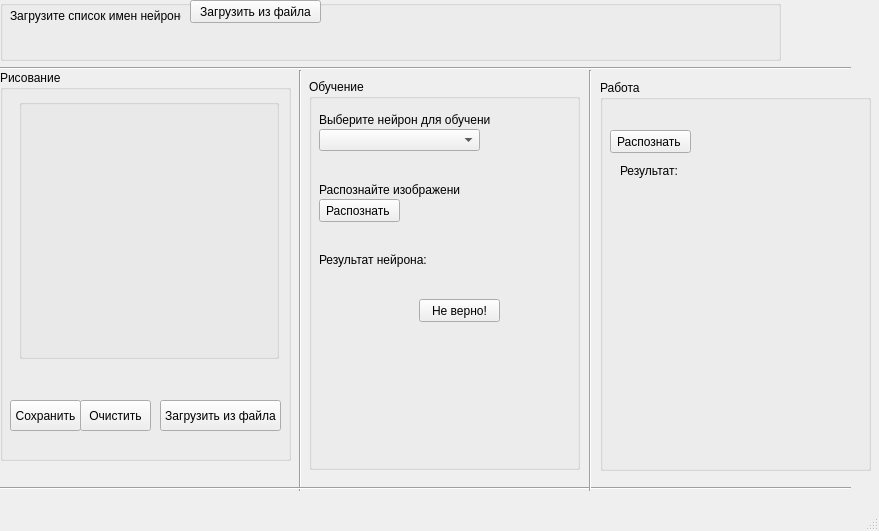
<?xml version="1.0" encoding="UTF-8"?>
<ui version="4.0">
 <class>OneLayerNeuralNetwork</class>
 <widget class="QMainWindow" name="OneLayerNeuralNetwork">
  <property name="geometry">
   <rect>
    <x>0</x>
    <y>0</y>
    <width>879</width>
    <height>531</height>
   </rect>
  </property>
  <property name="sizePolicy">
   <sizepolicy hsizetype="Fixed" vsizetype="Fixed">
    <horstretch>0</horstretch>
    <verstretch>0</verstretch>
   </sizepolicy>
  </property>
  <property name="windowTitle">
   <string>MainWindow</string>
  </property>
  <property name="autoFillBackground">
   <bool>true</bool>
  </property>
  <widget class="QWidget" name="centralwidget">
   <widget class="QGroupBox" name="PaintingBox">
    <property name="geometry">
     <rect>
      <x>0</x>
      <y>70</y>
      <width>291</width>
      <height>391</height>
     </rect>
    </property>
    <property name="title">
     <string>Рисование</string>
    </property>
    <widget class="QPushButton" name="savePictureButton">
     <property name="geometry">
      <rect>
       <x>10</x>
       <y>330</y>
       <width>71</width>
       <height>31</height>
      </rect>
     </property>
     <property name="text">
      <string>Сохранить</string>
     </property>
    </widget>
    <widget class="QPushButton" name="cleanPitureButton">
     <property name="geometry">
      <rect>
       <x>80</x>
       <y>330</y>
       <width>71</width>
       <height>31</height>
      </rect>
     </property>
     <property name="text">
      <string>Очистить</string>
     </property>
    </widget>
    <widget class="QPushButton" name="LoadPictureButton">
     <property name="geometry">
      <rect>
       <x>160</x>
       <y>330</y>
       <width>121</width>
       <height>31</height>
      </rect>
     </property>
     <property name="text">
      <string>Загрузить из файла</string>
     </property>
    </widget>
    <widget class="QGroupBox" name="groupBox">
     <property name="geometry">
      <rect>
       <x>19</x>
       <y>29</y>
       <width>260</width>
       <height>260</height>
      </rect>
     </property>
     <property name="title">
      <string/>
     </property>
     <widget class="QLabel" name="paintingLabel">
      <property name="geometry">
       <rect>
        <x>6</x>
        <y>2</y>
        <width>251</width>
        <height>251</height>
       </rect>
      </property>
      <property name="text">
       <string/>
      </property>
     </widget>
    </widget>
   </widget>
   <widget class="QGroupBox" name="loadSettingsBox">
    <property name="geometry">
     <rect>
      <x>0</x>
      <y>0</y>
      <width>781</width>
      <height>61</height>
     </rect>
    </property>
    <property name="title">
     <string/>
    </property>
    <widget class="QLabel" name="label">
     <property name="geometry">
      <rect>
       <x>10</x>
       <y>5</y>
       <width>171</width>
       <height>21</height>
      </rect>
     </property>
     <property name="text">
      <string>Загрузите список имен нейронов:</string>
     </property>
    </widget>
    <widget class="QLabel" name="resLoadSettingsLabel">
     <property name="geometry">
      <rect>
       <x>10</x>
       <y>30</y>
       <width>321</width>
       <height>16</height>
      </rect>
     </property>
     <property name="text">
      <string/>
     </property>
    </widget>
    <widget class="QPushButton" name="loadButton">
     <property name="geometry">
      <rect>
       <x>190</x>
       <y>0</y>
       <width>131</width>
       <height>23</height>
      </rect>
     </property>
     <property name="text">
      <string>Загрузить из файла</string>
     </property>
    </widget>
   </widget>
   <widget class="Line" name="line">
    <property name="geometry">
     <rect>
      <x>290</x>
      <y>70</y>
      <width>20</width>
      <height>421</height>
     </rect>
    </property>
    <property name="orientation">
     <enum>Qt::Vertical</enum>
    </property>
   </widget>
   <widget class="Line" name="line_2">
    <property name="geometry">
     <rect>
      <x>0</x>
      <y>60</y>
      <width>851</width>
      <height>16</height>
     </rect>
    </property>
    <property name="orientation">
     <enum>Qt::Horizontal</enum>
    </property>
   </widget>
   <widget class="Line" name="line_3">
    <property name="geometry">
     <rect>
      <x>0</x>
      <y>480</y>
      <width>851</width>
      <height>16</height>
     </rect>
    </property>
    <property name="orientation">
     <enum>Qt::Horizontal</enum>
    </property>
   </widget>
   <widget class="QGroupBox" name="Lerning">
    <property name="geometry">
     <rect>
      <x>309</x>
      <y>79</y>
      <width>271</width>
      <height>391</height>
     </rect>
    </property>
    <property name="title">
     <string>Обучение</string>
    </property>
    <widget class="QLabel" name="label_3">
     <property name="geometry">
      <rect>
       <x>10</x>
       <y>30</y>
       <width>171</width>
       <height>21</height>
      </rect>
     </property>
     <property name="text">
      <string>Выберите нейрон для обучения:</string>
     </property>
    </widget>
    <widget class="QComboBox" name="comboBox">
     <property name="geometry">
      <rect>
       <x>10</x>
       <y>50</y>
       <width>161</width>
       <height>22</height>
      </rect>
     </property>
    </widget>
    <widget class="QPushButton" name="recognizeForLerningButton">
     <property name="geometry">
      <rect>
       <x>10</x>
       <y>120</y>
       <width>81</width>
       <height>23</height>
      </rect>
     </property>
     <property name="text">
      <string>Распознать </string>
     </property>
    </widget>
    <widget class="QLabel" name="label_4">
     <property name="geometry">
      <rect>
       <x>10</x>
       <y>100</y>
       <width>141</width>
       <height>21</height>
      </rect>
     </property>
     <property name="text">
      <string>Распознайте изображение:</string>
     </property>
    </widget>
    <widget class="QLabel" name="label_5">
     <property name="geometry">
      <rect>
       <x>10</x>
       <y>170</y>
       <width>111</width>
       <height>21</height>
      </rect>
     </property>
     <property name="text">
      <string>Результат нейрона:</string>
     </property>
    </widget>
    <widget class="QLabel" name="resNeuronLabel">
     <property name="geometry">
      <rect>
       <x>120</x>
       <y>170</y>
       <width>141</width>
       <height>21</height>
      </rect>
     </property>
     <property name="text">
      <string/>
     </property>
    </widget>
    <widget class="QPushButton" name="punishButton">
     <property name="geometry">
      <rect>
       <x>110</x>
       <y>220</y>
       <width>81</width>
       <height>23</height>
      </rect>
     </property>
     <property name="text">
      <string>Не верно!</string>
     </property>
    </widget>
    <widget class="QLabel" name="resNeuronLabel_2">
     <property name="geometry">
      <rect>
       <x>10</x>
       <y>190</y>
       <width>251</width>
       <height>21</height>
      </rect>
     </property>
     <property name="text">
      <string/>
     </property>
    </widget>
   </widget>
   <widget class="QGroupBox" name="groupBox_4">
    <property name="geometry">
     <rect>
      <x>600</x>
      <y>80</y>
      <width>271</width>
      <height>391</height>
     </rect>
    </property>
    <property name="title">
     <string>Работа</string>
    </property>
    <widget class="QPushButton" name="recognizeButton">
     <property name="geometry">
      <rect>
       <x>10</x>
       <y>50</y>
       <width>81</width>
       <height>23</height>
      </rect>
     </property>
     <property name="text">
      <string>Распознать </string>
     </property>
    </widget>
    <widget class="QLabel" name="label_7">
     <property name="geometry">
      <rect>
       <x>20</x>
       <y>80</y>
       <width>61</width>
       <height>21</height>
      </rect>
     </property>
     <property name="text">
      <string>Результат:</string>
     </property>
    </widget>
    <widget class="QLabel" name="resNouralNetworkLabel">
     <property name="geometry">
      <rect>
       <x>80</x>
       <y>80</y>
       <width>181</width>
       <height>21</height>
      </rect>
     </property>
     <property name="text">
      <string/>
     </property>
    </widget>
    <widget class="QLabel" name="resNouralNetworkLabel_2">
     <property name="geometry">
      <rect>
       <x>20</x>
       <y>100</y>
       <width>241</width>
       <height>21</height>
      </rect>
     </property>
     <property name="text">
      <string/>
     </property>
    </widget>
   </widget>
   <widget class="Line" name="line_4">
    <property name="geometry">
     <rect>
      <x>580</x>
      <y>70</y>
      <width>20</width>
      <height>421</height>
     </rect>
    </property>
    <property name="orientation">
     <enum>Qt::Vertical</enum>
    </property>
   </widget>
  </widget>
  <widget class="QMenuBar" name="menubar">
   <property name="geometry">
    <rect>
     <x>0</x>
     <y>0</y>
     <width>879</width>
     <height>21</height>
    </rect>
   </property>
  </widget>
  <widget class="QStatusBar" name="statusbar"/>
 </widget>
 <resources/>
 <connections/>
</ui>
